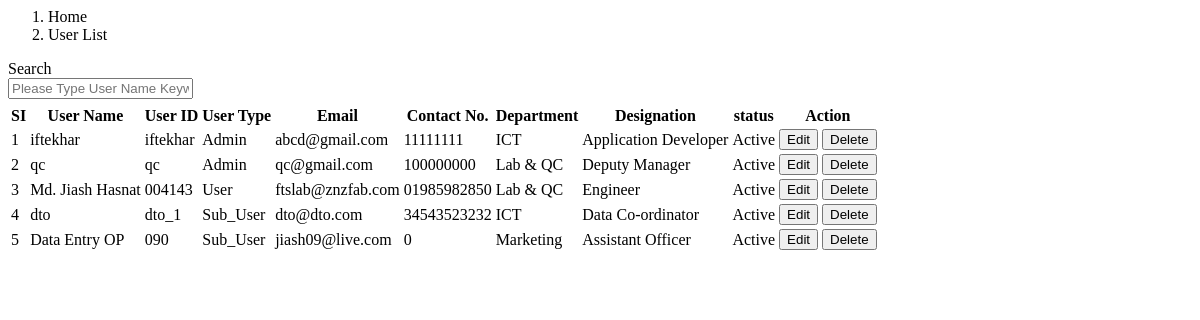
The page /user/user_list.php on the database as committed earlier.
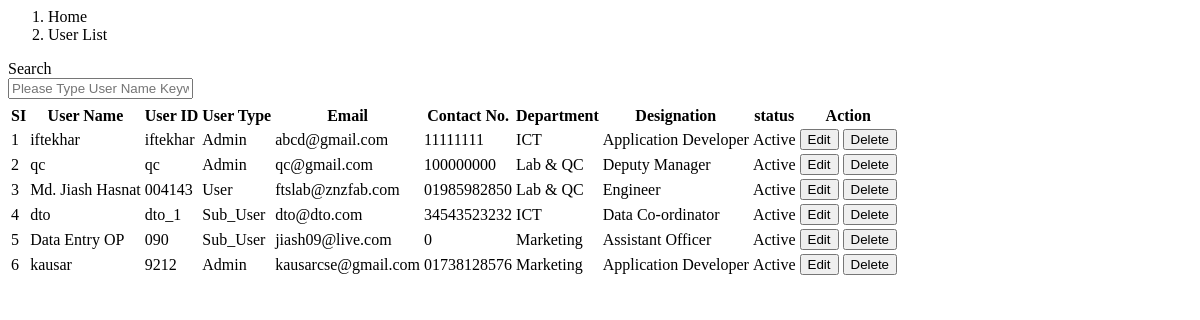
The same page on the database as committed later.
### tables this page shows
CREATE TABLE `user_login` (
  `id` int(11) NOT NULL AUTO_INCREMENT,
  `user_id` varchar(50) NOT NULL,
  `user_name` varchar(30) NOT NULL,
  `employee_name` varchar(50) NOT NULL,
  `first_name` varchar(50) NOT NULL,
  `last_name` varchar(50) NOT NULL,
  `middle_name` varchar(50) NOT NULL,
  `password` varchar(255) NOT NULL,
  `email` varchar(50) NOT NULL,
  `contact_no` varchar(25) NOT NULL,
  `department` varchar(30) NOT NULL,
  `designation` varchar(50) NOT NULL,
  `user_type` varchar(20) NOT NULL,
  `status` varchar(20) NOT NULL,
  `profile_picture` varchar(100) NOT NULL,
  `recording_person_id` varchar(30) NOT NULL,
  `recording_person_name` varchar(50) DEFAULT NULL,
  `recording_time` datetime NOT NULL,
  PRIMARY KEY (`id`)
);

### user/user_list.php (the view, shortened to what this page needs)
<?php
include('../login/db_connection_class.php');
?>
<div class="col-sm-12 col-md-12 col-lg-12">
   <div class="panel panel-default">
			    <nav aria-label="breadcrumb">
					  <ol class="breadcrumb">
					    <li class="breadcrumb-item active" aria-current="page">Home</li>
					     <li class="breadcrumb-item"><a onclick="load_page('user/user_list.php')">User List</a></li>
					  </ol>
				</nav>
        <form class="form-horizontal" action="POST" style="margin-top:10px;" name="user_list_form" id="user_list_form">
 	                    <div class="form-group form-group-sm">
				          <label class="col-sm-offset-7 control-label col-sm-1" for="search">Search</label>
				          <div class="col-sm-4">
				             <input type="text" id="my_input" class="form-control " onkeyup="my_function()" placeholder="Please Type User Name Keyword">
				           </div>
				        </div>
				      <div class="form-group form-group-sm">
					        <table id="datatable-buttons" class="table table-striped table-bordered">
					         	<thead>
					                 <tr>
					                 <th>SI</th>
					                 <th>User Name</th>
					                 <th>User ID</th>
					                 <th>User Type</th>
					                 <th>Email</th>
					                 <th>Contact No.</th>
					                 <th>Department</th>
					                 <th>Designation</th>
					                 <th>status</th>
					                 <th>Action</th>
					                 </tr>
					            </thead>
					            <tbody>
					            <?php
					                            $s1 = 1;
					                            $sql_for_user_list = "SELECT * FROM user_login";
					                            $res_for_user_list = mysqli_query($con, $sql_for_user_list);
					                            while ($row = mysqli_fetch_assoc($res_for_user_list))
					                            {
					             ?>
					             <tr>
					                <td><?php echo $s1; ?></td>
					                <td><?php echo $row['user_name']; ?></td>
					                <td><?php echo $row['user_id']; ?></td>
					                <td><?php echo $row['user_type']; ?></td>
					                <td><?php echo $row['email']; ?></td>
					                <td><?php echo $row['contact_no']; ?></td>
					                <td><?php echo $row['department']; ?></td>
					                <td><?php echo $row['designation']; ?></td>
					                <td><?php echo $row['status']; ?></td>
					                <td>
					                      <button type="submit" id="" name="" class="btn btn-primary btn-xs" onclick="load_page('user/edit_user.php?user_id=<?php echo $row['user_id']?>')"> Edit </button>
					                      <button type="submit" id="" name="" class="btn btn-danger btn-xs" onclick="load_page('user/user_deleting.php?user_id=<?php echo $row['user_id']?>')"> Delete </button>
					                    </td>
					                <?php
					                $s1++;
					                                 }
					                 ?>
					             </tr>
					          </tbody>
					         </table>
					        </div>
			</form>
		</div>
</div>

Rows that differ between the two databases and show on the page:
added user_login: user_name "kausar", user "9212", user_type "Admin", email "kausarcse@gmail.com", contact_no "01738128576", department "Marketing", designation "Application Developer", status "Active"
